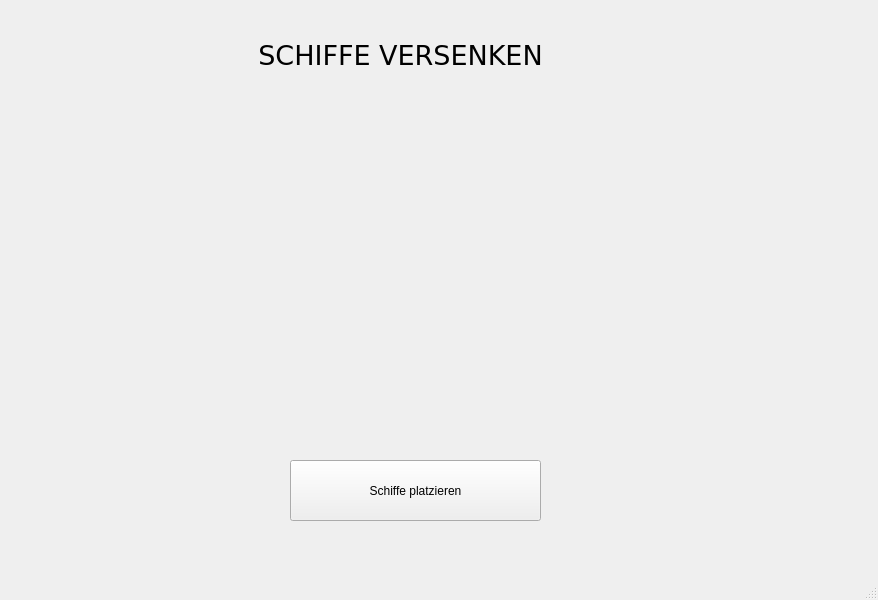
<?xml version="1.0" encoding="UTF-8"?>
<ui version="4.0">
 <class>MainWindow</class>
 <widget class="QMainWindow" name="MainWindow">
  <property name="geometry">
   <rect>
    <x>0</x>
    <y>0</y>
    <width>878</width>
    <height>600</height>
   </rect>
  </property>
  <property name="windowTitle">
   <string>MainWindow</string>
  </property>
  <widget class="QWidget" name="centralwidget">
   <widget class="QStackedWidget" name="stackedWidget">
    <property name="geometry">
     <rect>
      <x>90</x>
      <y>80</y>
      <width>671</width>
      <height>461</height>
     </rect>
    </property>
    <property name="currentIndex">
     <number>0</number>
    </property>
    <widget class="QWidget" name="page">
     <widget class="QLabel" name="background">
      <property name="geometry">
       <rect>
        <x>0</x>
        <y>0</y>
        <width>671</width>
        <height>361</height>
       </rect>
      </property>
      <property name="autoFillBackground">
       <bool>false</bool>
      </property>
      <property name="text">
       <string/>
      </property>
      <property name="pixmap">
       <pixmap>../../startseite.png</pixmap>
      </property>
      <property name="scaledContents">
       <bool>true</bool>
      </property>
     </widget>
     <widget class="QPushButton" name="schiffeplatzieren">
      <property name="geometry">
       <rect>
        <x>200</x>
        <y>380</y>
        <width>251</width>
        <height>61</height>
       </rect>
      </property>
      <property name="text">
       <string>Schiffe platzieren</string>
      </property>
     </widget>
    </widget>
    <widget class="QWidget" name="page_2">
     <widget class="QPushButton" name="pb_platzieren">
      <property name="geometry">
       <rect>
        <x>370</x>
        <y>150</y>
        <width>201</width>
        <height>71</height>
       </rect>
      </property>
      <property name="font">
       <font>
        <family>AkayaKanadaka</family>
        <pointsize>20</pointsize>
       </font>
      </property>
      <property name="text">
       <string>PLATZIEREN</string>
      </property>
     </widget>
     <widget class="QLabel" name="label_schiffgroesse">
      <property name="geometry">
       <rect>
        <x>0</x>
        <y>40</y>
        <width>341</width>
        <height>41</height>
       </rect>
      </property>
      <property name="font">
       <font>
        <family>AkayaKanadaka</family>
        <pointsize>20</pointsize>
       </font>
      </property>
      <property name="text">
       <string>Größe auswählen:</string>
      </property>
      <property name="alignment">
       <set>Qt::AlignCenter</set>
      </property>
     </widget>
     <widget class="QLabel" name="label_ausrichtung">
      <property name="geometry">
       <rect>
        <x>10</x>
        <y>90</y>
        <width>321</width>
        <height>31</height>
       </rect>
      </property>
      <property name="font">
       <font>
        <family>AkayaKanadaka</family>
        <pointsize>20</pointsize>
       </font>
      </property>
      <property name="text">
       <string>Ausrichtung:</string>
      </property>
      <property name="alignment">
       <set>Qt::AlignCenter</set>
      </property>
     </widget>
     <widget class="QComboBox" name="comboBox1">
      <property name="geometry">
       <rect>
        <x>350</x>
        <y>40</y>
        <width>231</width>
        <height>32</height>
       </rect>
      </property>
     </widget>
     <widget class="QComboBox" name="comboBox_2">
      <property name="geometry">
       <rect>
        <x>350</x>
        <y>80</y>
        <width>231</width>
        <height>32</height>
       </rect>
      </property>
     </widget>
    </widget>
   </widget>
   <widget class="QLabel" name="title">
    <property name="geometry">
     <rect>
      <x>40</x>
      <y>20</y>
      <width>721</width>
      <height>71</height>
     </rect>
    </property>
    <property name="font">
     <font>
      <family>DejaVu Sans</family>
      <pointsize>20</pointsize>
     </font>
    </property>
    <property name="text">
     <string>SCHIFFE VERSENKEN</string>
    </property>
    <property name="alignment">
     <set>Qt::AlignCenter</set>
    </property>
   </widget>
  </widget>
  <widget class="QStatusBar" name="statusbar"/>
 </widget>
 <resources/>
 <connections/>
</ui>
